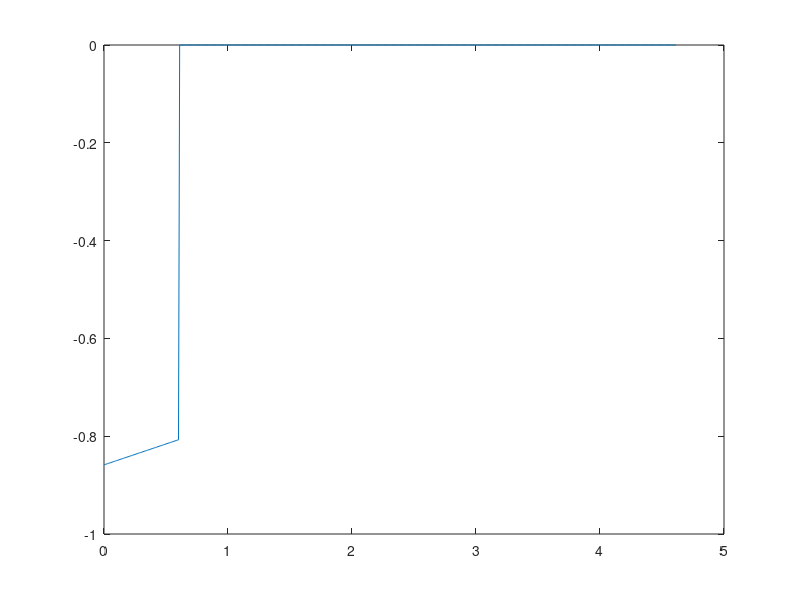
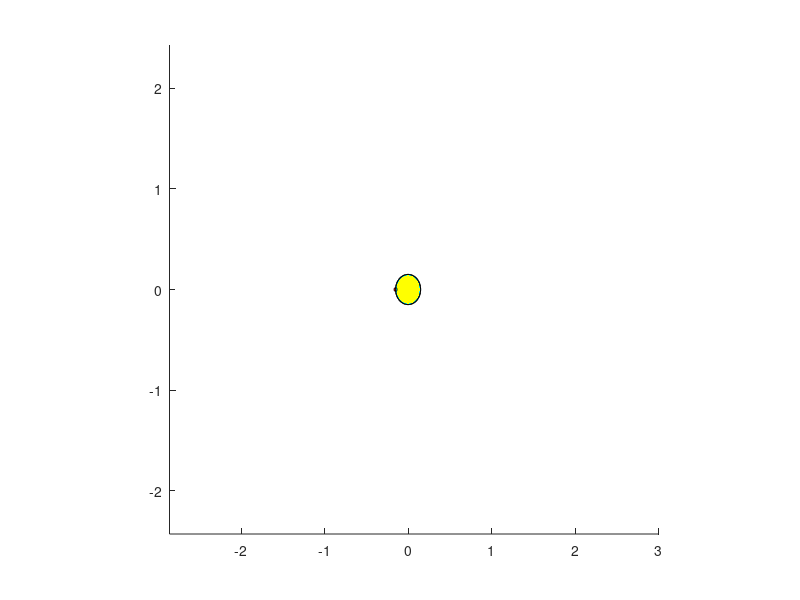

Source code (MATLAB) for these figures, in order:
A = [0 1; 0 0]; B = [0 1]';
C = eye(2); D = zeros(2,1);
Ts = .5;
sysC = ss(A,B,C,D);
sysD = c2d(sysC, Ts);
Ad = sysD.A;
Bd = sysD.B;

xt = 0; rt = .15; rs = .15;
omega = -400*pi/180;
theta = pi/4;
x0 = -0.8586; v0 = 0.0854; xf = (xt-rt-rs); vf = .2;
R = xf-x0
umax = .4/18;
t1 = abs((vf-v0)/umax);
if(vf>v0)
    d1 = .5*umax*t1^2+v0*t1
else
    d1 = .5*(-umax)*t1^2+v0*t1
end
%d2 = R-d1;
%t2 = d2/vf;
k = (abs(omega)*t1-theta+abs(omega)*(R-d1)/vf)/(2*pi)
if(vf>v0)
    N = ceil(k)
else
    N = floor(k)
end

twait = (N-k)*2*pi/(abs(omega)*(1-v0/vf))
t2 = (R-d1-twait*v0)/vf
t1
t = linspace(0,t1+t2+twait,500);
xs = zeros(length(t),1);
idx1 = find(t>twait,1);
idx2 = find(t>(twait+t1),1);
taccel = t(idx1:idx2);
tcoast = t(idx2:end);
xs(1:idx1) = x0+v0.*t(1:idx1);
if(vf<v0)
    xs(idx1:idx2) = xs(idx1)+v0.*(taccel-twait)-.5*umax.*((taccel-twait).^2);
else
    xs(idx1:idx2) = xs(idx1)+v0.*(taccel-twait)+.5*umax.*((taccel-twait).^2);
end
xs(idx2:end) = xs(idx2) + vf.*(tcoast-twait-t1);
plot(t,xs)

%%
thetas = theta + omega.*t;
dockposx = xt-rt.*cos(thetas);
dockposy = rt.*sin(thetas);
h = figure('Units','Normalized','Position',[.2,.1,.6,.6]);
spacecraft = rectangle('Position',[x0-rs, -rs, rs*2, rs*2],'Curvature',[1,1],'facecolor',[0 1 1]);
target = rectangle('Position',[xt-rt, -rt, rt*2, rt*2],'Curvature',[1,1],'facecolor',[1 1 0]);
xlim([x0-2,xt+3])
xsize = xt+2-(x0-2);
ylim([-xsize/2, xsize/2])
axis('square')
port = rectangle('Position',[dockposx(1)-rt/8,dockposy(1)-rt/8, rt/4, rt/4],'Curvature',[1,1],'facecolor','r');

for i=2:length(xs)
    set(spacecraft, 'Position', [xs(i)-rt, -rt, rt*2, rt*2]);
    set(port, 'Position', [dockposx(i)-rt/8,dockposy(i)-rt/8, rt/4, rt/4]);
    drawnow  
    pause(t(2))
end